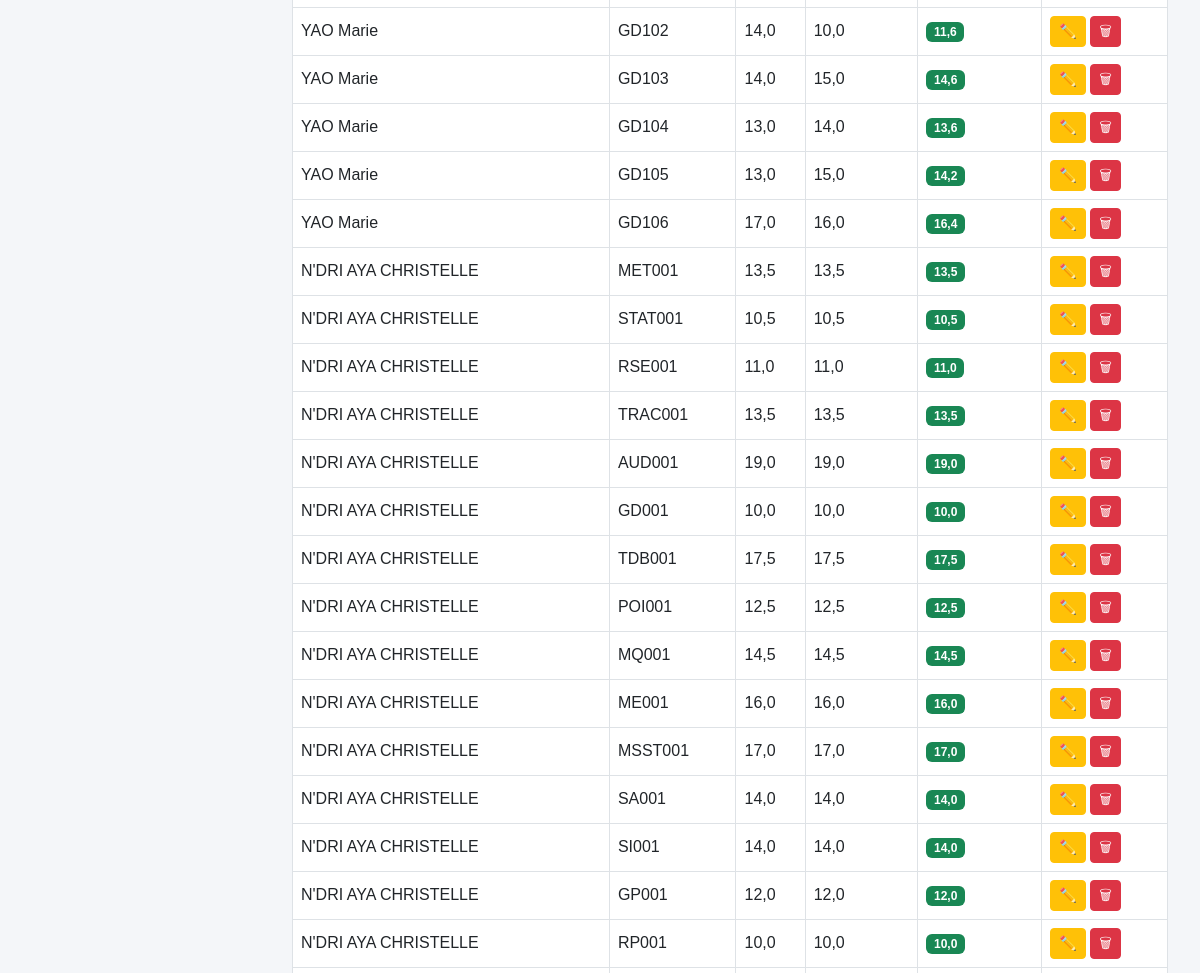
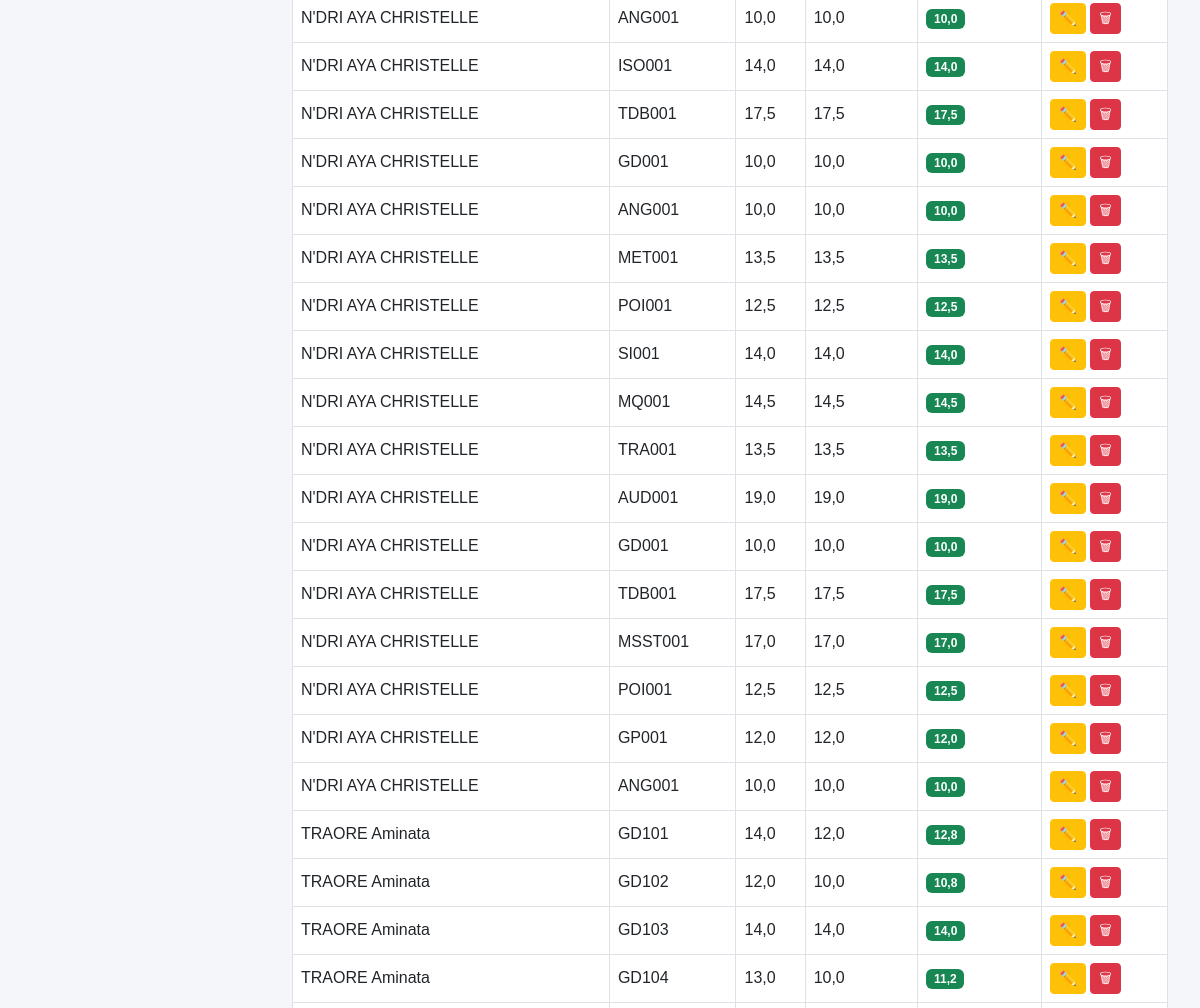
/lmd/notes-lmd/ (middle part), run on an earlier commit of the app's database (2 pictures, top to bottom).
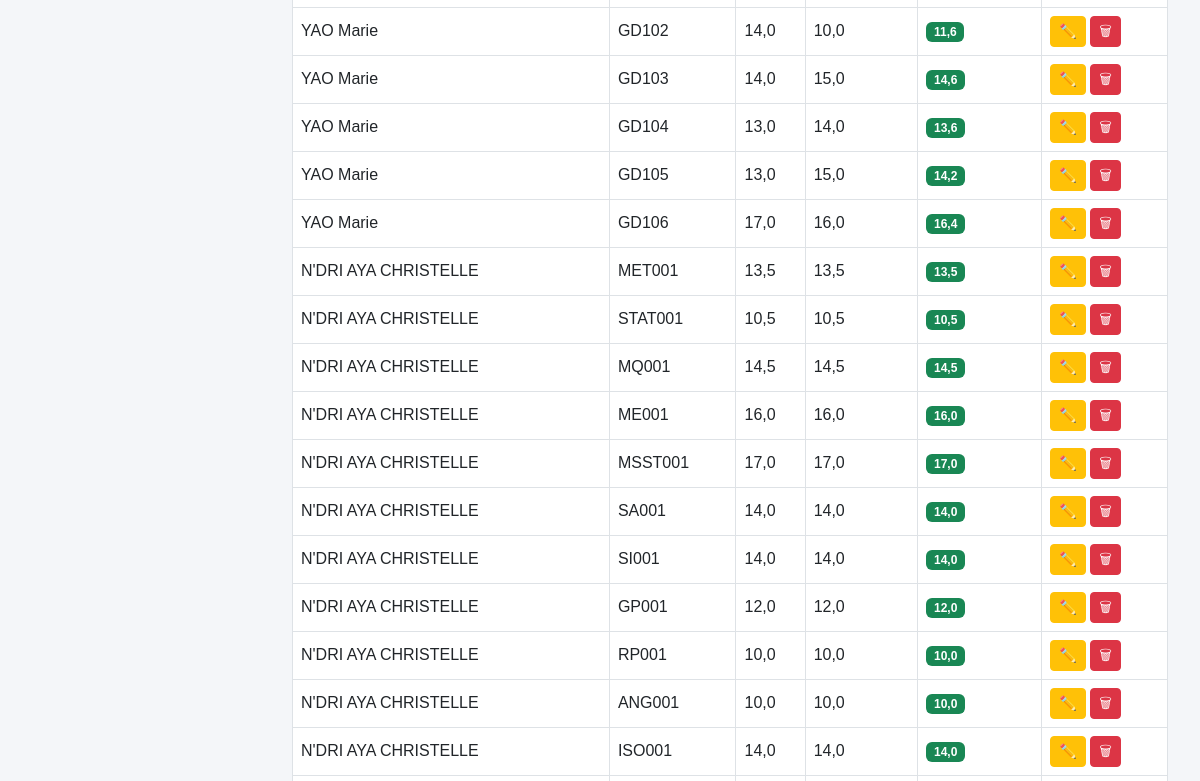
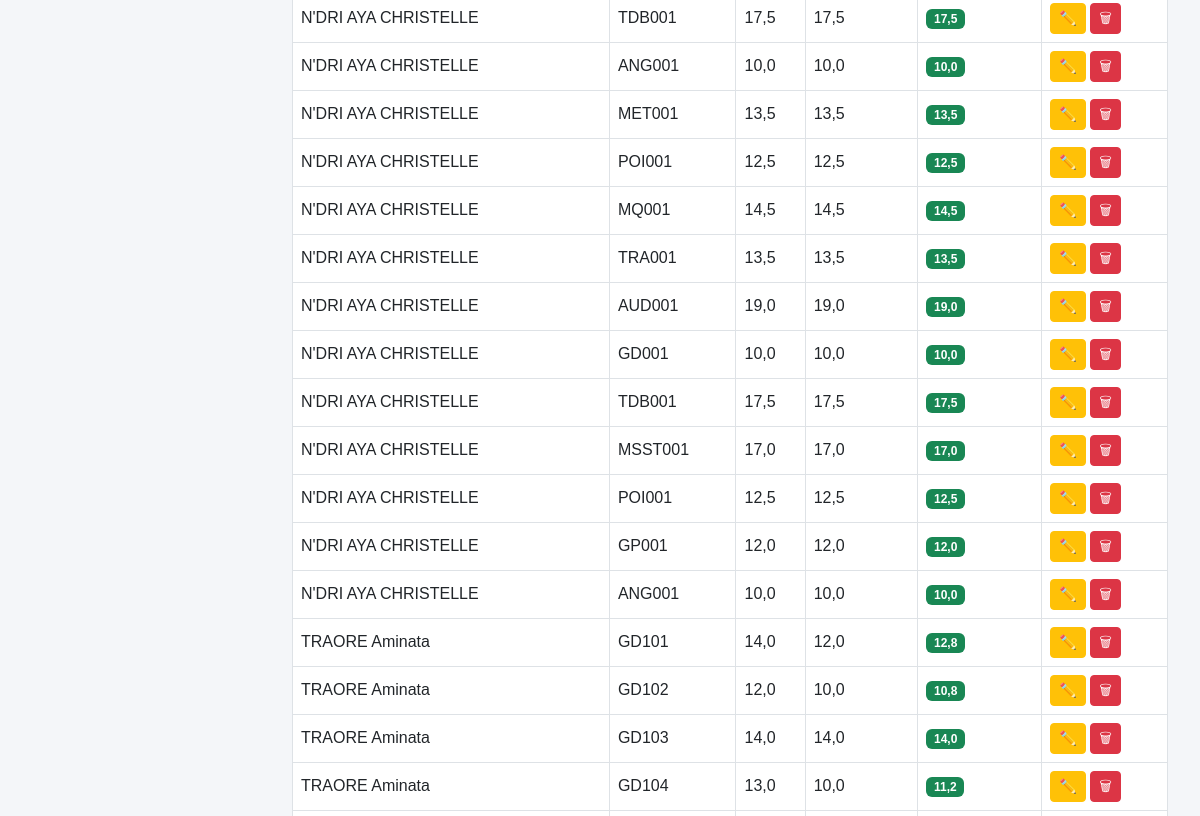
And on a later commit of the database (2 pictures, top to bottom).
### lmd/models.py (models this page shows, shortened)
class NoteLMD(models.Model):
    SESSION_CHOICES = (
        ("1", "Session 1"),
        ("2", "Session 2 (Rattrapage)"),
    )
    SEMESTRE_CHOICES = (
        ("S1", "Semestre 1"),
        ("S2", "Semestre 2"),
        ("S3", "Semestre 3"),
        ("S4", "Semestre 4"),
        ("S5", "Semestre 5"),
        ("S6", "Semestre 6"),
    )
    etudiant = models.ForeignKey(
        "EtudiantLMD",
        on_delete=models.CASCADE,
        related_name="notes_lmd"
    )
    ecue = models.ForeignKey(
        "ECUE",
        on_delete=models.CASCADE,
        related_name="notes"
    )
    semestre = models.CharField(
        max_length=2,
        choices=SEMESTRE_CHOICES,
        default="S1"
    )
    session = models.CharField(
        max_length=20,
        choices=SESSION_CHOICES,
        default="1"
    )
    cc = models.FloatField(
        default=0
    )
    examen = models.FloatField(
        default=0
    )
    moyenne = models.FloatField(
        blank=True,
        null=True,
        editable=False
    )
    class Meta:
        constraints = [
            models.UniqueConstraint(
                fields=[
                    "etudiant",
                    "ecue",
                    "semestre",
                    "session"
                ],
                name="unique_note_par_session"
            )
        ]

class EtudiantLMD(models.Model):
    user = models.OneToOneField(
        User,
        on_delete=models.CASCADE,
        null=True,
        blank=True,
        related_name="etudiant_lmd"
    )
    matricule = models.CharField(
        max_length=50,
        unique=True,
        db_index=True
    )
    nom = models.CharField(
        max_length=100,
        db_index=True
    )
    prenoms = models.CharField(
        max_length=150
    )
    sexe = models.CharField(
        max_length=1,
        choices=(
            ('M', 'Masculin'),
            ('F', 'Féminin'),
        )
    )
    STATUTS = [
        ("AF", "Affecté"),
        ("NF", "Non Affecté"),
    ]
    statut = models.CharField(
        max_length=20,
        choices=STATUTS,
        default="NF"
    )
    date_naissance = models.DateField(
        null=True,
        blank=True
    )
    lieu_naissance = models.CharField(
        max_length=100,
        blank=True,
        null=True
    )
    telephone = models.CharField(
        max_length=30,
        blank=True
    )
    email = models.EmailField(
        blank=True
    )
    NIVEAUX = [
        ("L1", "Licence 1"),
        ("L2", "Licence 2"),
        ("L3", "Licence 3"),
        ("M1", "Master 1"),
        ("M2", "Master 2"),
        ("DOC", "Doctorat"),
    ]
    niveau = models.CharField(
        max_length=10,
        choices=NIVEAUX,
        db_index=True
    )
    filiere = models.ForeignKey(
        "FiliereLMD",
        on_delete=models.CASCADE,
        related_name="etudiants"
    )
    annee_academique = models.CharField(
        max_length=20,
        db_index=True
    )
    date_inscription = models.DateTimeField(
        auto_now_add=True
    )
    actif = models.BooleanField(
        default=True
    )
    class Meta:
        ordering = [
            "nom",
            "prenoms"
        ]
        constraints = [
            models.UniqueConstraint(
                fields=[
                    "matricule",
                    "annee_academique"
                ],
                name="unique_etudiant_annee"
            )
        ]

class ECUE(models.Model):
    ue = models.ForeignKey(
        UE,
        on_delete=models.CASCADE,
        related_name="ecues"
    )
    code = models.CharField(max_length=20)
    libelle = models.CharField(max_length=200)
    coefficient = models.IntegerField(default=1)
    credit = models.IntegerField(default=1)
    ordre = models.IntegerField(default=1)
    semestre = models.CharField(
        max_length=5,
        choices=[
            ("S1", "Semestre 1"),
            ("S2", "Semestre 2"),
        ],
        default="S1"
    )

### lmd/views.py (the view)
# urls.py: path('notes-lmd/', views.note_lmd_list, name='note_lmd_list'),
def note_lmd_list(request):
    notes = NoteLMD.objects.select_related(
        "etudiant",
        "ecue"
    )
    etudiant = request.GET.get("etudiant")
    ecue = request.GET.get("ecue")
    if etudiant:
        notes = notes.filter(
            Q(etudiant__nom__icontains=etudiant) |
            Q(etudiant__prenoms__icontains=etudiant) |
            Q(etudiant__matricule__icontains=etudiant)
        )
    if ecue:
        notes = notes.filter(ecue__code__icontains=ecue)
    return render(request, "lmd/notes/list.html", {
        "notes": notes,
        "ecues": ECUE.objects.all(),
    })

### lmd/templates/lmd/notes/list.html (shortened to what this page needs)
{% extends "base.html" %}
{% block content %}
<div class="container-fluid mt-4">
    <div class="table-responsive">
        <table class="table table-hover table-bordered align-middle">
            <tbody>
            {% for n in notes %}
            <tr>
                <td>{{ n.etudiant.nom }} {{ n.etudiant.prenoms }}</td>
                <td>{{ n.ecue.code }}</td>
                <td>{{ n.cc }}</td>
                <td>{{ n.examen }}</td>
                <td>
                    <span class="badge bg-success">
                        {{ n.moyenne }}
                    </span>
                </td>
                <td>
                    <a href="{% url 'note_lmd_edit' n.id %}"
                       class="btn btn-warning btn-sm">
                        ✏️
                    </a>
                    <a href="{% url 'note_lmd_delete' n.id %}"
                       class="btn btn-danger btn-sm"
                       onclick="return confirm('Supprimer ?')">
                        🗑
                    </a>
                </td>
            </tr>
            {% empty %}
            <tr>
                <td colspan="6" class="text-center">
                    Aucune note trouvée
                </td>
            </tr>
            {% endfor %}
            </tbody>
        </table>
    </div>
</div>
{% endblock %}

### core/templates/base.html (shortened to what this page needs)
<!DOCTYPE html>
<html lang="fr">
<head>
    <link href="https://cdn.jsdelivr.net/npm/bootstrap@5.3.0/dist/css/bootstrap.min.css" rel="stylesheet">
    <link rel="stylesheet" href="https://cdn.jsdelivr.net/npm/bootstrap-icons@1.11.3/font/bootstrap-icons.min.css">
    <link href="https://cdn.jsdelivr.net/npm/bootstrap-icons@1.11.3/font/bootstrap-icons.css" rel="stylesheet">
</head>
<body>
    <div class="main-content">
        {% block content %}
        {% endblock %}
    </div>
</body>
</html>

### core/templates/sidebar.html (shortened to what this page needs)
{% load static %}

### core/templates/base.html (style rules this page uses)
body { margin: 0; font-family: Arial, sans-serif; background: #f4f6f9; }
.main-content { margin-left: 260px; padding: 20px; }

What changed in the data, as far as the page shows it:
removed NoteLMD: etudiant.nom "N'DRI", etudiant.prenoms "AYA CHRISTELLE", ecue.code "RSE001", cc "11,0", examen "11,0", moyenne "11,0"
removed NoteLMD: etudiant.nom "N'DRI", etudiant.prenoms "AYA CHRISTELLE", ecue.code "TRAC001", cc "13,5", examen "13,5", moyenne "13,5"
removed NoteLMD: etudiant.nom "N'DRI", etudiant.prenoms "AYA CHRISTELLE", ecue.code "AUD001", cc "19,0", examen "19,0", moyenne "19,0"
removed NoteLMD: etudiant.nom "N'DRI", etudiant.prenoms "AYA CHRISTELLE", ecue.code "GD001", cc "10,0", examen "10,0", moyenne "10,0"
removed NoteLMD: etudiant.nom "N'DRI", etudiant.prenoms "AYA CHRISTELLE", ecue.code "TDB001", cc "17,5", examen "17,5", moyenne "17,5"
removed NoteLMD: etudiant.nom "N'DRI", etudiant.prenoms "AYA CHRISTELLE", ecue.code "POI001", cc "12,5", examen "12,5", moyenne "12,5"
removed NoteLMD: etudiant.nom "N'DRI", etudiant.prenoms "AYA CHRISTELLE", ecue.code "GD001", cc "10,0", examen "10,0", moyenne "10,0"
removed NoteLMD: etudiant.nom "N'DRI", etudiant.prenoms "AYA CHRISTELLE", ecue.code "SI001", cc "14,0", examen "14,0", moyenne "14,0"
